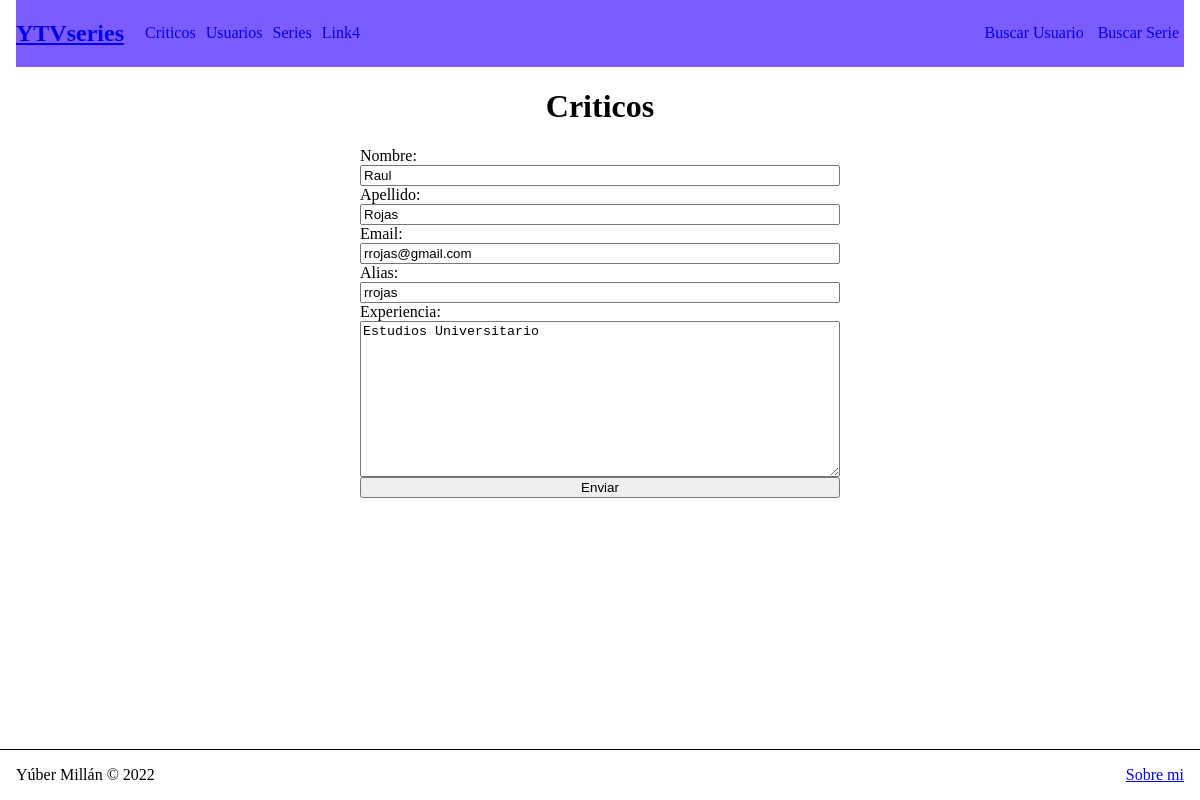
The page /usuarios/critico/editar/2 on the database as committed earlier.
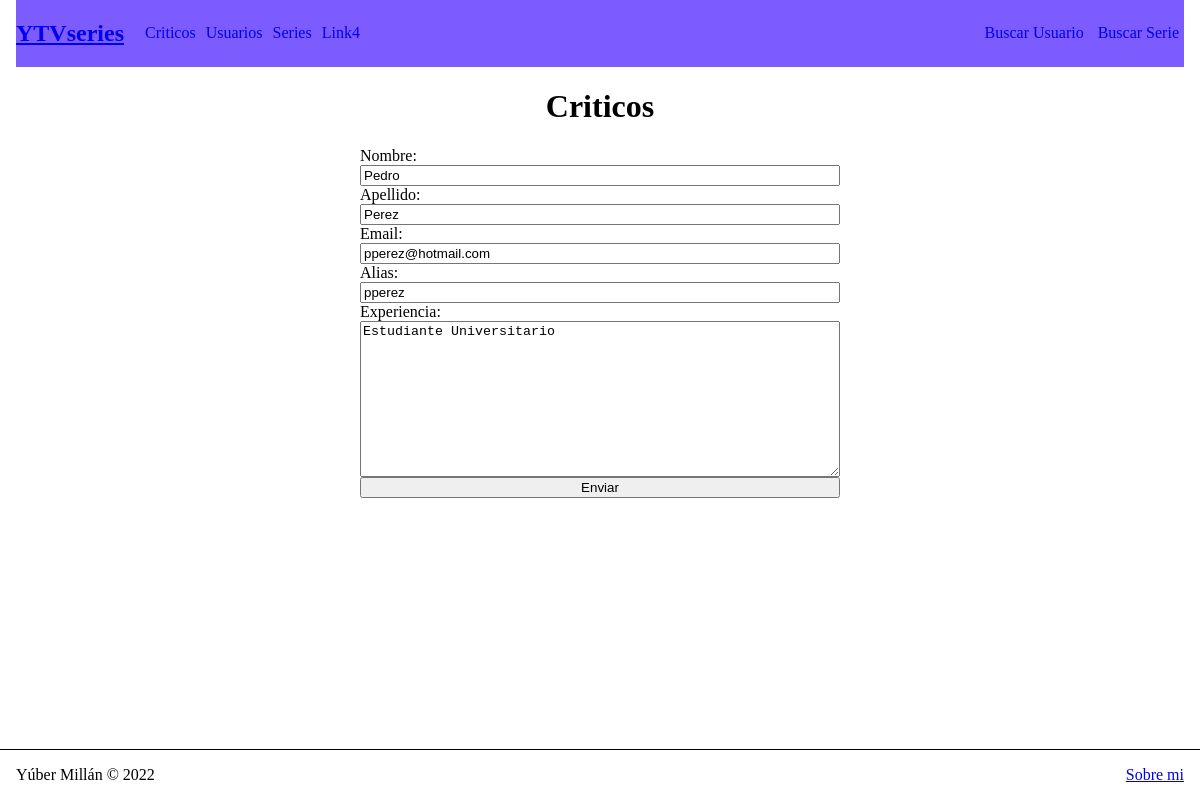
The same page on the database as committed later.
### usuarios/models.py (models this page shows, shortened)
class Critico(models.Model):
    nombre = models.CharField(max_length=255)
    apellido = models.CharField(max_length=255)
    email = models.EmailField()
    alias = models.CharField(max_length=25)
    experiencia = models.TextField()

### usuarios/views.py (the view, shortened to what this page needs)
# urls.py: path("critico/editar/<id>", views.mod_critico, name="EditarCritico"),
def mod_critico(request, id):
    critic = Critico.objects.get(id=id)
    mi_form = FormCritico(
        initial={
            "nombre": critic.nombre,
            "apellido": critic.apellido,
            "email": critic.email,
            "alias": critic.alias,
            "experiencia": critic.experiencia,
        }
    )
    return render(request, "usuarios/formCriticos.html", {"Criticform": mi_form})

### usuarios/forms.py
class FormCritico(forms.Form):
    nombre = forms.CharField(max_length=255)
    apellido = forms.CharField(max_length=255)
    email = forms.EmailField()
    alias = forms.CharField(max_length=25)
    experiencia = forms.CharField(widget=forms.Textarea)

### usuarios/templates/usuarios/formCriticos.html (shortened to what this page needs)
{% extends 'layout.html' %}
{% block contenido %}
    <center><h1>Criticos</h1></center>
    <form method="POST" action=""
        style="display: flex; flex-direction: column; max-width: 40vw; margin-inline: auto"
    >
        {{ Criticform }}
        <input type="submit" value="Enviar">
{% endblock contenido %}

Rows that differ between the two databases and show on the page:
changed Critico: nombre "Raul" → "Pedro"; apellido "Rojas" → "Perez"; email "rrojas@gmail.com" → "pperez@hotmail.com"; alias "rrojas" → "pperez"; experiencia "Estudios Universitario" → "Estudiante Universitario"
